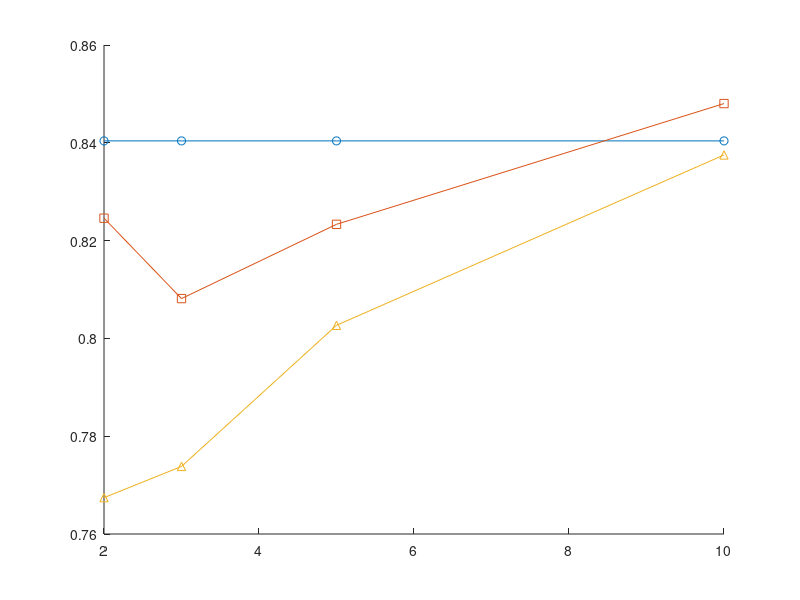

The MATLAB source for this figure: (Note: this script raises an error after producing the figure.)
% FIG_BESSEL_VS_P  Reproduces bessel_vs_p.png (Modified Bessel application).
%
%   Uses the closed-form classical (beta -> 0+) propositions 5.1-5.3
%   directly: J_nu(u) = 2^nu * Gamma(nu+1) * u^(-nu) * I_nu(u),
%   J_nu'(u) = u/(2(nu+1)) J_{nu+1}(u),
%   J_nu''(u) = (1/(4(nu+1))) [2 J_{nu+1}(u) + u^2/(nu+2) J_{nu+2}(u)].
%
%   Data: nu = 1.2, [a,b] = [1,4], lambda = 1.5, mu = 3.0, s = 0.6.
%   Self-contained: no external files required beyond MATLAB's besseli.

clear; close all; clc;

nu = 1.2;
a = 1; b = 4; lambda = 1.5; mu = 3.0; s = 0.6;

Jnu    = @(u,n) 2^n .* gamma(n+1) .* u.^(-n) .* besseli(n, u);
Jnup   = @(u,n) u ./ (2*(n+1)) .* Jnu(u, n+1);
Jnupp  = @(u,n) (2*Jnu(u,n+1) + u.^2/(n+2).*Jnu(u,n+2)) / (4*(n+1));

E = a + b - lambda;
F = a + b - mu;
mid = a + b - (lambda+mu)/2;

% Exact LHS (via the closed-form antiderivative J_nu, Proposition 5.1's LHS)
% Using f(u) = J_nu'(u) directly: (1/3)[2f(E)-f(mid)+2f(F)] - [J_nu(E)-J_nu(F)]/(mu-lambda)
LHS = abs( (2*Jnup(E,nu) - Jnup(mid,nu) + 2*Jnup(F,nu))/3 ...
           - (Jnu(E,nu) - Jnu(F,nu))/(mu-lambda) );

% Triangle bound (Proposition 5.1)
Cs = @(s) 4*(1+2^(1-s))/(3*(s+1)) - 1/((s+1)*(s+2)) - 2^(1-s)/(s+2);
% Bracket in Prop. 5.1 is |2 J_{nu+1}(u) + u^2/(nu+2) J_{nu+2}(u)|:
absterm = @(u) abs(2*Jnu(u,nu+1) + u.^2/(nu+2).*Jnu(u,nu+2));
RHS_triangle = (mu-lambda)/(16*(nu+1)) * (absterm(E) + absterm(F)) * Cs(s);

p_list = [2 3 5 10];
RHS_holder = zeros(size(p_list));
RHS_pm     = zeros(size(p_list));

Jpp_E = Jnupp(E, nu);
Jpp_F = Jnupp(F, nu);

for i = 1:numel(p_list)
    p = p_list(i);
    q = p/(p-1);

    % Hoelder bound (Proposition 5.2)
    part1 = ((4/3)^(q+1) - (1/3)^(q+1)) / (q+1);
    term_int = part1^(1/q);
    term_s   = (1/(s+1))^(1/p);
    sig1 = ((1+2^(-s))*abs(Jpp_E)^p + 2^(-s)*abs(Jpp_F)^p)^(1/p);
    sig2 = ((1+2^(-s))*abs(Jpp_F)^p + 2^(-s)*abs(Jpp_E)^p)^(1/p);
    RHS_holder(i) = (mu-lambda)/4 * term_int * term_s * (sig1 + sig2);

    % Power-mean bound (Proposition 5.3); classical limits Omega0=5/6,
    % R1_0, R2_0 as beta -> 0+ (closed forms from Corollary "classical-pm-s")
    Omega0 = 5/6;
    R1_0 = 4/(3*(s+1)) - 1/((s+1)*(s+2));
    R2_0 = 4/(3*(s+1)) - 1/(s+2);
    t1 = ((R1_0 + 2^(-s)*R2_0)*abs(Jpp_E)^p + 2^(-s)*R2_0*abs(Jpp_F)^p)^(1/p);
    t2 = ((R1_0 + 2^(-s)*R2_0)*abs(Jpp_F)^p + 2^(-s)*R2_0*abs(Jpp_E)^p)^(1/p);
    RHS_pm(i) = (mu-lambda)/4 * Omega0^(1-1/p) * (t1 + t2);
end

fprintf('LHS = %.6f, Triangle RHS = %.6f\n', LHS, RHS_triangle);
fprintf('  p     Hoelder      power-mean\n');
for i = 1:numel(p_list)
    fprintf('  %2d   %.6f    %.6f\n', p_list(i), RHS_holder(i), RHS_pm(i));
end

figure; hold on;
plot(p_list, RHS_triangle*ones(size(p_list)), 'o-', 'DisplayName', 'Prop. 5.1 (triangle)');
plot(p_list, RHS_holder, 's-', 'DisplayName', 'Prop. 5.3 (Hoelder)');
plot(p_list, RHS_pm,     '^-', 'DisplayName', 'Prop. 5.5 (power-mean)');
yline(LHS, 'k--', 'DisplayName', 'LHS (exact)');
xlabel('p'); ylabel('Bound value');
title('Modified Bessel application: RHS bounds vs p');
legend('Location', 'best'); grid on;
